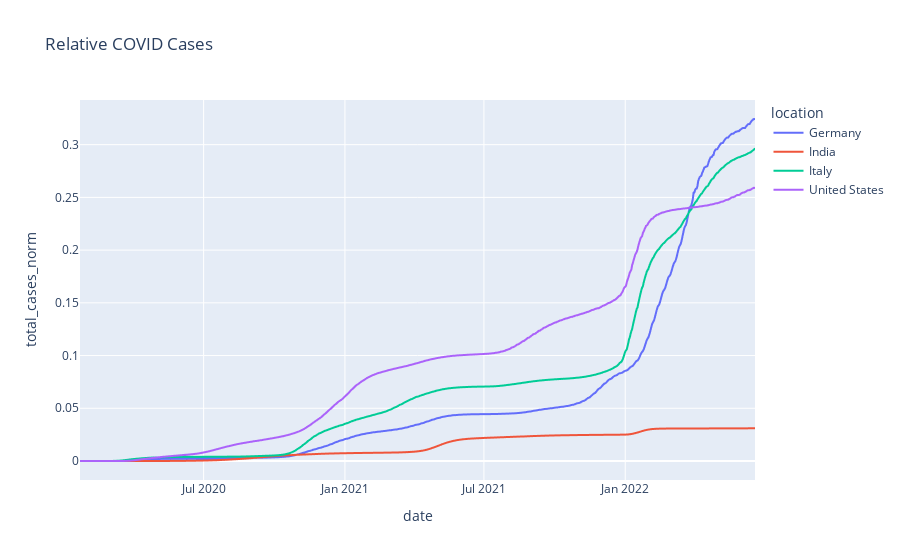

This figure's notebook cell:
### Code cell
fig = px.line(df_my_list, x="date", y="total_cases_norm", color='location', title='Relative COVID Cases')
fig.show()

### Figure 1 — Plotly figure (JSON) as saved in the notebook; plotly's stock layout.template omitted (floating-point values rounded to 4 significant figures; data arrays with more than 128 entries replaced by an {"elided": "..."} marker saying what was removed)
{"data": [{"hovertemplate": "location=Germany<br>date=%{x}<br>total_cases_norm=%{y}<extra></extra>", "legendgroup": "Germany", "line": {"color": "#636efa", "dash": "solid"}, "marker": {"symbol": "circle"}, "mode": "lines", "name": "Germany", "showlegend": true, "type": "scattergl", "x": {"elided": "875 str values"}, "xaxis": "x", "y": {"elided": "875 float values"}, "yaxis": "y"}, {"hovertemplate": "location=India<br>date=%{x}<br>total_cases_norm=%{y}<extra></extra>", "legendgroup": "India", "line": {"color": "#EF553B", "dash": "solid"}, "marker": {"symbol": "circle"}, "mode": "lines", "name": "India", "showlegend": true, "type": "scattergl", "x": {"elided": "872 str values"}, "xaxis": "x", "y": {"elided": "872 float values"}, "yaxis": "y"}, {"hovertemplate": "location=Italy<br>date=%{x}<br>total_cases_norm=%{y}<extra></extra>", "legendgroup": "Italy", "line": {"color": "#00cc96", "dash": "solid"}, "marker": {"symbol": "circle"}, "mode": "lines", "name": "Italy", "showlegend": true, "type": "scattergl", "x": {"elided": "871 str values"}, "xaxis": "x", "y": {"elided": "871 float values"}, "yaxis": "y"}, {"hovertemplate": "location=United States<br>date=%{x}<br>total_cases_norm=%{y}<extra></extra>", "legendgroup": "United States", "line": {"color": "#ab63fa", "dash": "solid"}, "marker": {"symbol": "circle"}, "mode": "lines", "name": "United States", "showlegend": true, "type": "scattergl", "x": {"elided": "880 str values"}, "xaxis": "x", "y": {"elided": "880 float values"}, "yaxis": "y"}], "layout": {"legend": {"title": {"text": "location"}, "tracegroupgap": 0}, "title": {"text": "Relative COVID Cases"}, "xaxis": {"anchor": "y", "domain": [0, 1], "title": {"text": "date"}}, "yaxis": {"anchor": "x", "domain": [0, 1], "title": {"text": "total_cases_norm"}}}}
